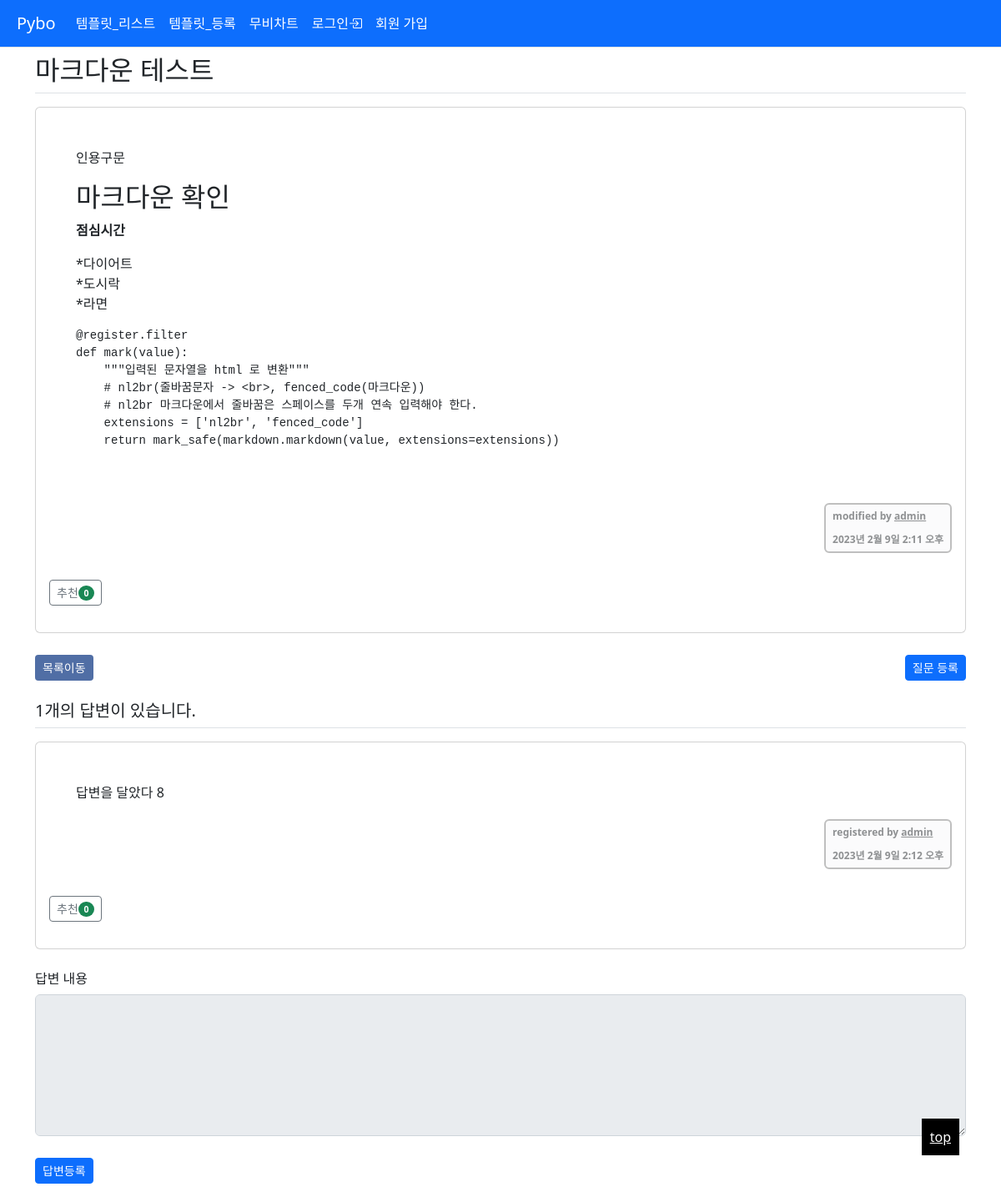
The app's page /pybo/514/ with its own data.
### pybo/models.py (models this page shows, shortened)
class Question(models.Model):
    subject = models.CharField(max_length=200)  # 글자수 제한
    content = models.TextField()  # 글자수 제한이 없는 경우
    create_date = models.DateTimeField()  # 날짜 + 시간
    modify_date = models.DateTimeField(null=True, blank=True)
    author = models.ForeignKey(User, on_delete=models.CASCADE,
                               related_name='author_question')  # 회원 테이블에 사용자 정보가 삭제되면 Question 테이블 질문도 모두 삭제
    voter = models.ManyToManyField(User, related_name='voter_question')

class Answer(models.Model):
    question = models.ForeignKey(Question, on_delete=models.CASCADE)
    content = models.TextField()  # 글자수 제한이 없는 경우
    create_date = models.DateTimeField()  # 날짜 + 시간
    modify_date = models.DateTimeField(null=True, blank=True)
    author = models.ForeignKey(User, on_delete=models.CASCADE, related_name='author_answer')
    voter = models.ManyToManyField(User, related_name='voter_answer')

### pybo/views/base_views.py (the view)
# urls.py: path('<int:question_id>/', base_views.detail, name='detail'),
def detail(request, question_id):
    question = get_object_or_404(Question, pk=question_id)
    context = {'question': question}
    return render(request, 'pybo/question_detail.html', context)

### pybo/templatetags/pybo_filter.py (called while the page is built)
@register.filter
def mark(value):
    extensions = ['nl2br', 'fenced_code']
    return mark_safe(markdown.markdown(value, extensions=extensions))

### templates/pybo/question_detail.html (shortened to what this page needs)
{%extends 'base.html'%}
{%load pybo_filter%}
{%block content%}
<div class="container">
    <h2 class="border-bottom py-2">{{question.subject}}</h2>
    <div class="card my-3">
        <div class="card-text p-5 pb-5">{{question.content|mark}}</div>
        <div class="d-flex justify-content-end" style="opacity:50%">
            {%if question.modify_date%}
            <div class="badge bg-light text-dark p-2 text-start mx-3" style="border:2px solid grey">
                <div class="mb-3">modified by <strong
                        style="text-decoration:underline">{{question.author.username}}</strong></div>
                <div>{{question.modify_date}}</div>
            </div>
            {%endif%}
        </div>
        <div class="my-3 p-3">
            <a class="recommend btn btn-sm btn-outline-secondary" data-uri="{%url 'pybo:question_vote' question.id%}"
               href="javascript:void(0)" {%if user in question.voter.all%} style="background-color:green;color:white" {%endif%}>추천<span
                    class="badge rounded-pill bg-success">{{question.voter.count}}</span></a>
        </div>
    </div>
    <button class="btn btn-sm" style="margin-top:10px;background-color:#506EA5;color:white;" type="button"
        onclick="location.href='/'">목록이동
    </button>
    <a href="{%url 'pybo:question_create'%}" class="btn btn-primary btn-sm" style="margin-top:10px;float:right">질문 등록</a>
    <h5 class="border-bottom py-2 my-3">{{question.answer_set.count}}개의 답변이 있습니다.</h5>
    {%for answer in question.answer_set.all%}
    <div class="card my-1">
        <div class="card-text p-5 pb-1">{{answer.content|mark}}</div>
        <div class="d-flex justify-content-end" style="opacity:50%">
            {%if answer.modify_date%}
            <div class="badge bg-light text-dark p-2 text-start mx-3" style="border:2px solid grey">
                <div class="mb-3">modified by <strong
                        style="text-decoration:underline">{{answer.author.username}}</strong></div>
                <div>{{answer.modify_date}}</div>
            </div>
            {%else%}
            <div class="badge bg-light text-dark p-2 text-start mx-3" style="border:2px solid grey">
                <div class="mk-2 mb-3">registered by <strong style="text-decoration:underline">{{answer.author.username}}</strong>
                </div>
                <div>{{answer.create_date}}</div>
            </div>
            {%endif%}
        </div>
        <div class="my-3 p-3">
            <a class="recommend btn btn-sm btn-outline-secondary" data-uri="{%url 'pybo:answer_vote' answer.id%}"
               href="javascript:void(0)">추천<span class="badge rounded-pill bg-success">{{answer.voter.count}}</span></a>
        </div>
    </div>
    {%endfor%}
    <form action="{%url 'pybo:answer_create' question.id %}" class="my-3" method="post" name="answer_form">
        <div class="mb-3">
            <label class="col-form-label" for="content">답변 내용</label>
            <textarea
                    {%if not user.is_authenticated%}disabled{%endif%} class="form-control p-5" cols="20" id="content"
                    name="content" rows="3"
            ></textarea>
        </div>
        <input class="btn btn-primary btn-sm" id="submit_btn" type="submit" value="답변등록">
    </form>
</div>
{%endblock%}

### static/style.css (style rules this page uses)
textarea { width: 100%; }
input[type=submit] { margin-top: 10px; }

### records on screen
Question: subject "마크다운 테스트", content|mark "인용구문 마크다운 확인 점심시간 *다이어트 *도시락 *라면 @register.filter def mark(value): \"\"\"입력된 문자열을 html 로 변환\"\"\" # nl2br(줄바꿈문자 -> <br>, fenced_code(마크다운)) # nl2br 마크다운에서 줄바꿈은 스페이스를 두개 연속 입력해야 한다. extensions = ['nl2br', 'fenced_code'] return mark_safe(markdown.markdown(value, extensions=extensions))", author.username "admin", modify_date "2023년 2월 9일 2:11 오후", voter.count "0", answer_set.count "1"
Answer: content|mark "답변을 달았다 8", author.username "admin", create_date "2023년 2월 9일 2:12 오후", voter.count "0"
